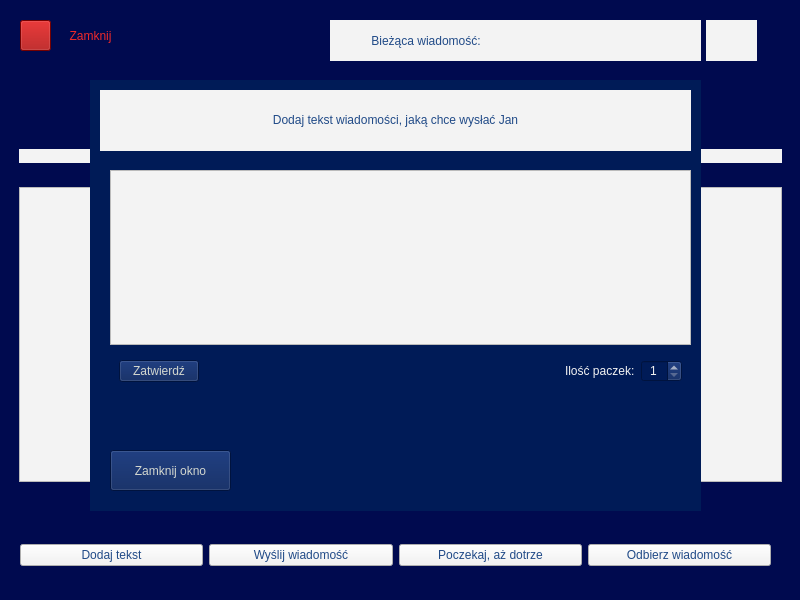
<?xml version="1.0" encoding="UTF-8"?>
<ui version="4.0">
 <class>MainWindow</class>
 <widget class="QMainWindow" name="MainWindow">
  <property name="windowModality">
   <enum>Qt::NonModal</enum>
  </property>
  <property name="geometry">
   <rect>
    <x>0</x>
    <y>0</y>
    <width>800</width>
    <height>600</height>
   </rect>
  </property>
  <property name="sizePolicy">
   <sizepolicy hsizetype="Preferred" vsizetype="Preferred">
    <horstretch>0</horstretch>
    <verstretch>0</verstretch>
   </sizepolicy>
  </property>
  <property name="focusPolicy">
   <enum>Qt::ClickFocus</enum>
  </property>
  <property name="windowTitle">
   <string>JanDoAni</string>
  </property>
  <property name="autoFillBackground">
   <bool>false</bool>
  </property>
  <property name="styleSheet">
   <string notr="true">background-color: rgb(0, 10, 79);</string>
  </property>
  <property name="dockNestingEnabled">
   <bool>true</bool>
  </property>
  <widget class="QWidget" name="centralwidget">
   <property name="styleSheet">
    <string notr="true">color: rgb(32, 74, 135);</string>
   </property>
   <widget class="QWidget" name="add_text_window" native="true">
    <property name="geometry">
     <rect>
      <x>90</x>
      <y>80</y>
      <width>611</width>
      <height>431</height>
     </rect>
    </property>
    <property name="palette">
     <palette>
      <active/>
      <inactive/>
      <disabled/>
     </palette>
    </property>
    <property name="styleSheet">
     <string notr="true">background-color: rgb(52, 101, 164);
background-color: rgb(0, 27, 87);</string>
    </property>
    <widget class="QPushButton" name="close_add_window">
     <property name="geometry">
      <rect>
       <x>20</x>
       <y>370</y>
       <width>121</width>
       <height>41</height>
      </rect>
     </property>
     <property name="styleSheet">
      <string notr="true">font: 11pt &quot;Ubuntu Mono&quot;;
color: rgb(211, 215, 207);</string>
     </property>
     <property name="text">
      <string>Zamknij okno</string>
     </property>
    </widget>
    <widget class="QLabel" name="label_add_text">
     <property name="geometry">
      <rect>
       <x>10</x>
       <y>10</y>
       <width>591</width>
       <height>61</height>
      </rect>
     </property>
     <property name="layoutDirection">
      <enum>Qt::LeftToRight</enum>
     </property>
     <property name="styleSheet">
      <string notr="true">font: 16pt &quot;Ubuntu Mono&quot;;
background-color: rgb(243, 243, 243);</string>
     </property>
     <property name="text">
      <string>Dodaj tekst wiadomości, jaką chce wysłać Jan</string>
     </property>
     <property name="textFormat">
      <enum>Qt::RichText</enum>
     </property>
     <property name="scaledContents">
      <bool>false</bool>
     </property>
     <property name="alignment">
      <set>Qt::AlignCenter</set>
     </property>
     <property name="textInteractionFlags">
      <set>Qt::NoTextInteraction</set>
     </property>
    </widget>
    <widget class="QWidget" name="layoutWidget">
     <property name="geometry">
      <rect>
       <x>20</x>
       <y>90</y>
       <width>581</width>
       <height>221</height>
      </rect>
     </property>
     <layout class="QVBoxLayout" name="whole_menu_layout">
      <item>
       <widget class="QPlainTextEdit" name="input_text">
        <property name="styleSheet">
         <string notr="true">background-color: rgb(243, 243, 243)</string>
        </property>
       </widget>
      </item>
      <item>
       <widget class="QFrame" name="message_button_menu">
        <property name="palette">
         <palette>
          <active>
           <colorrole role="WindowText">
            <brush brushstyle="SolidPattern">
             <color alpha="255">
              <red>32</red>
              <green>74</green>
              <blue>135</blue>
             </color>
            </brush>
           </colorrole>
           <colorrole role="Button">
            <brush brushstyle="SolidPattern">
             <color alpha="255">
              <red>0</red>
              <green>27</green>
              <blue>87</blue>
             </color>
            </brush>
           </colorrole>
           <colorrole role="Text">
            <brush brushstyle="SolidPattern">
             <color alpha="255">
              <red>32</red>
              <green>74</green>
              <blue>135</blue>
             </color>
            </brush>
           </colorrole>
           <colorrole role="ButtonText">
            <brush brushstyle="SolidPattern">
             <color alpha="255">
              <red>32</red>
              <green>74</green>
              <blue>135</blue>
             </color>
            </brush>
           </colorrole>
           <colorrole role="Base">
            <brush brushstyle="SolidPattern">
             <color alpha="255">
              <red>0</red>
              <green>27</green>
              <blue>87</blue>
             </color>
            </brush>
           </colorrole>
           <colorrole role="Window">
            <brush brushstyle="SolidPattern">
             <color alpha="255">
              <red>0</red>
              <green>27</green>
              <blue>87</blue>
             </color>
            </brush>
           </colorrole>
           <colorrole role="PlaceholderText">
            <brush brushstyle="SolidPattern">
             <color alpha="255">
              <red>32</red>
              <green>74</green>
              <blue>135</blue>
             </color>
            </brush>
           </colorrole>
          </active>
          <inactive>
           <colorrole role="WindowText">
            <brush brushstyle="SolidPattern">
             <color alpha="255">
              <red>32</red>
              <green>74</green>
              <blue>135</blue>
             </color>
            </brush>
           </colorrole>
           <colorrole role="Button">
            <brush brushstyle="SolidPattern">
             <color alpha="255">
              <red>0</red>
              <green>27</green>
              <blue>87</blue>
             </color>
            </brush>
           </colorrole>
           <colorrole role="Text">
            <brush brushstyle="SolidPattern">
             <color alpha="255">
              <red>32</red>
              <green>74</green>
              <blue>135</blue>
             </color>
            </brush>
           </colorrole>
           <colorrole role="ButtonText">
            <brush brushstyle="SolidPattern">
             <color alpha="255">
              <red>32</red>
              <green>74</green>
              <blue>135</blue>
             </color>
            </brush>
           </colorrole>
           <colorrole role="Base">
            <brush brushstyle="SolidPattern">
             <color alpha="255">
              <red>0</red>
              <green>27</green>
              <blue>87</blue>
             </color>
            </brush>
           </colorrole>
           <colorrole role="Window">
            <brush brushstyle="SolidPattern">
             <color alpha="255">
              <red>0</red>
              <green>27</green>
              <blue>87</blue>
             </color>
            </brush>
           </colorrole>
           <colorrole role="PlaceholderText">
            <brush brushstyle="SolidPattern">
             <color alpha="255">
              <red>32</red>
              <green>74</green>
              <blue>135</blue>
             </color>
            </brush>
           </colorrole>
          </inactive>
          <disabled>
           <colorrole role="WindowText">
            <brush brushstyle="SolidPattern">
             <color alpha="255">
              <red>32</red>
              <green>74</green>
              <blue>135</blue>
             </color>
            </brush>
           </colorrole>
           <colorrole role="Button">
            <brush brushstyle="SolidPattern">
             <color alpha="255">
              <red>0</red>
              <green>27</green>
              <blue>87</blue>
             </color>
            </brush>
           </colorrole>
           <colorrole role="Text">
            <brush brushstyle="SolidPattern">
             <color alpha="255">
              <red>32</red>
              <green>74</green>
              <blue>135</blue>
             </color>
            </brush>
           </colorrole>
           <colorrole role="ButtonText">
            <brush brushstyle="SolidPattern">
             <color alpha="255">
              <red>32</red>
              <green>74</green>
              <blue>135</blue>
             </color>
            </brush>
           </colorrole>
           <colorrole role="Base">
            <brush brushstyle="SolidPattern">
             <color alpha="255">
              <red>0</red>
              <green>27</green>
              <blue>87</blue>
             </color>
            </brush>
           </colorrole>
           <colorrole role="Window">
            <brush brushstyle="SolidPattern">
             <color alpha="255">
              <red>0</red>
              <green>27</green>
              <blue>87</blue>
             </color>
            </brush>
           </colorrole>
           <colorrole role="PlaceholderText">
            <brush brushstyle="SolidPattern">
             <color alpha="255">
              <red>32</red>
              <green>74</green>
              <blue>135</blue>
             </color>
            </brush>
           </colorrole>
          </disabled>
         </palette>
        </property>
        <layout class="QHBoxLayout" name="horizontalLayout">
         <item>
          <widget class="QPushButton" name="submit_button">
           <property name="palette">
            <palette>
             <active>
              <colorrole role="WindowText">
               <brush brushstyle="SolidPattern">
                <color alpha="255">
                 <red>211</red>
                 <green>215</green>
                 <blue>207</blue>
                </color>
               </brush>
              </colorrole>
              <colorrole role="Button">
               <brush brushstyle="SolidPattern">
                <color alpha="255">
                 <red>0</red>
                 <green>27</green>
                 <blue>87</blue>
                </color>
               </brush>
              </colorrole>
              <colorrole role="Text">
               <brush brushstyle="SolidPattern">
                <color alpha="255">
                 <red>211</red>
                 <green>215</green>
                 <blue>207</blue>
                </color>
               </brush>
              </colorrole>
              <colorrole role="ButtonText">
               <brush brushstyle="SolidPattern">
                <color alpha="255">
                 <red>211</red>
                 <green>215</green>
                 <blue>207</blue>
                </color>
               </brush>
              </colorrole>
              <colorrole role="Base">
               <brush brushstyle="SolidPattern">
                <color alpha="255">
                 <red>0</red>
                 <green>27</green>
                 <blue>87</blue>
                </color>
               </brush>
              </colorrole>
              <colorrole role="Window">
               <brush brushstyle="SolidPattern">
                <color alpha="255">
                 <red>0</red>
                 <green>27</green>
                 <blue>87</blue>
                </color>
               </brush>
              </colorrole>
              <colorrole role="PlaceholderText">
               <brush brushstyle="SolidPattern">
                <color alpha="255">
                 <red>211</red>
                 <green>215</green>
                 <blue>207</blue>
                </color>
               </brush>
              </colorrole>
             </active>
             <inactive>
              <colorrole role="WindowText">
               <brush brushstyle="SolidPattern">
                <color alpha="255">
                 <red>211</red>
                 <green>215</green>
                 <blue>207</blue>
                </color>
               </brush>
              </colorrole>
              <colorrole role="Button">
               <brush brushstyle="SolidPattern">
                <color alpha="255">
                 <red>0</red>
                 <green>27</green>
                 <blue>87</blue>
                </color>
               </brush>
              </colorrole>
              <colorrole role="Text">
               <brush brushstyle="SolidPattern">
                <color alpha="255">
                 <red>211</red>
                 <green>215</green>
                 <blue>207</blue>
                </color>
               </brush>
              </colorrole>
              <colorrole role="ButtonText">
               <brush brushstyle="SolidPattern">
                <color alpha="255">
                 <red>211</red>
                 <green>215</green>
                 <blue>207</blue>
                </color>
               </brush>
              </colorrole>
              <colorrole role="Base">
               <brush brushstyle="SolidPattern">
                <color alpha="255">
                 <red>0</red>
                 <green>27</green>
                 <blue>87</blue>
                </color>
               </brush>
              </colorrole>
              <colorrole role="Window">
               <brush brushstyle="SolidPattern">
                <color alpha="255">
                 <red>0</red>
                 <green>27</green>
                 <blue>87</blue>
                </color>
               </brush>
              </colorrole>
              <colorrole role="PlaceholderText">
               <brush brushstyle="SolidPattern">
                <color alpha="255">
                 <red>211</red>
                 <green>215</green>
                 <blue>207</blue>
                </color>
               </brush>
              </colorrole>
             </inactive>
             <disabled>
              <colorrole role="WindowText">
               <brush brushstyle="SolidPattern">
                <color alpha="255">
                 <red>211</red>
                 <green>215</green>
                 <blue>207</blue>
                </color>
               </brush>
              </colorrole>
              <colorrole role="Button">
               <brush brushstyle="SolidPattern">
                <color alpha="255">
                 <red>0</red>
                 <green>27</green>
                 <blue>87</blue>
                </color>
               </brush>
              </colorrole>
              <colorrole role="Text">
               <brush brushstyle="SolidPattern">
                <color alpha="255">
                 <red>211</red>
                 <green>215</green>
                 <blue>207</blue>
                </color>
               </brush>
              </colorrole>
              <colorrole role="ButtonText">
               <brush brushstyle="SolidPattern">
                <color alpha="255">
                 <red>211</red>
                 <green>215</green>
                 <blue>207</blue>
                </color>
               </brush>
              </colorrole>
              <colorrole role="Base">
               <brush brushstyle="SolidPattern">
                <color alpha="255">
                 <red>0</red>
                 <green>27</green>
                 <blue>87</blue>
                </color>
               </brush>
              </colorrole>
              <colorrole role="Window">
               <brush brushstyle="SolidPattern">
                <color alpha="255">
                 <red>0</red>
                 <green>27</green>
                 <blue>87</blue>
                </color>
               </brush>
              </colorrole>
              <colorrole role="PlaceholderText">
               <brush brushstyle="SolidPattern">
                <color alpha="255">
                 <red>211</red>
                 <green>215</green>
                 <blue>207</blue>
                </color>
               </brush>
              </colorrole>
             </disabled>
            </palette>
           </property>
           <property name="styleSheet">
            <string notr="true">font: 13pt &quot;Ubuntu Mono&quot;;
color: rgb(211, 215, 207);</string>
           </property>
           <property name="text">
            <string>Zatwierdź</string>
           </property>
          </widget>
         </item>
         <item>
          <spacer name="menu_spacer">
           <property name="orientation">
            <enum>Qt::Horizontal</enum>
           </property>
           <property name="sizeType">
            <enum>QSizePolicy::Expanding</enum>
           </property>
           <property name="sizeHint" stdset="0">
            <size>
             <width>60</width>
             <height>20</height>
            </size>
           </property>
          </spacer>
         </item>
         <item>
          <widget class="QLabel" name="label_packages_num">
           <property name="styleSheet">
            <string notr="true">color: rgb(243, 243, 243);</string>
           </property>
           <property name="text">
            <string>Ilość paczek:</string>
           </property>
          </widget>
         </item>
         <item>
          <widget class="QSpinBox" name="packages_counter">
           <property name="styleSheet">
            <string notr="true">font: 15pt &quot;Ubuntu Mono&quot;;
color: rgb(243, 243, 243);</string>
           </property>
           <property name="alignment">
            <set>Qt::AlignCenter</set>
           </property>
           <property name="minimum">
            <number>1</number>
           </property>
          </widget>
         </item>
        </layout>
       </widget>
      </item>
     </layout>
    </widget>
   </widget>
   <widget class="QPushButton" name="exit_button">
    <property name="geometry">
     <rect>
      <x>20</x>
      <y>20</y>
      <width>31</width>
      <height>31</height>
     </rect>
    </property>
    <property name="autoFillBackground">
     <bool>false</bool>
    </property>
    <property name="styleSheet">
     <string notr="true">background-color : rgba(164, 0, 0, 255)</string>
    </property>
    <property name="text">
     <string/>
    </property>
    <property name="shortcut">
     <string/>
    </property>
   </widget>
   <widget class="QWidget" name="layoutWidget">
    <property name="geometry">
     <rect>
      <x>10</x>
      <y>140</y>
      <width>781</width>
      <height>351</height>
     </rect>
    </property>
    <layout class="QVBoxLayout" name="three_tables">
     <item>
      <widget class="QFrame" name="message_table_labels">
       <property name="sizePolicy">
        <sizepolicy hsizetype="Preferred" vsizetype="Fixed">
         <horstretch>0</horstretch>
         <verstretch>0</verstretch>
        </sizepolicy>
       </property>
       <property name="minimumSize">
        <size>
         <width>0</width>
         <height>0</height>
        </size>
       </property>
       <property name="styleSheet">
        <string notr="true"/>
       </property>
       <layout class="QHBoxLayout" name="message_tables_labels">
        <item>
         <widget class="QLabel" name="sent_table_label">
          <property name="styleSheet">
           <string notr="true">background-color: rgb(243, 243, 243);
font: 13pt &quot;Ubuntu Mono&quot;;</string>
          </property>
          <property name="text">
           <string>Wysłano</string>
          </property>
          <property name="alignment">
           <set>Qt::AlignCenter</set>
          </property>
         </widget>
        </item>
        <item>
         <widget class="QLabel" name="shuffled_table_label">
          <property name="styleSheet">
           <string notr="true">background-color: rgb(243, 243, 243);
font: 13pt &quot;Ubuntu Mono&quot;;</string>
          </property>
          <property name="text">
           <string>W trakcie przesyłania</string>
          </property>
          <property name="alignment">
           <set>Qt::AlignCenter</set>
          </property>
         </widget>
        </item>
        <item>
         <widget class="QLabel" name="received_table_label">
          <property name="styleSheet">
           <string notr="true">background-color: rgb(243, 243, 243);
font: 13pt &quot;Ubuntu Mono&quot;;</string>
          </property>
          <property name="text">
           <string>Otrzymano</string>
          </property>
          <property name="alignment">
           <set>Qt::AlignCenter</set>
          </property>
         </widget>
        </item>
       </layout>
      </widget>
     </item>
     <item>
      <widget class="QFrame" name="message_tables">
       <layout class="QHBoxLayout" name="horizontalLayout_2">
        <item>
         <widget class="QListWidget" name="sent">
          <property name="styleSheet">
           <string notr="true">background-color: rgb(243, 243, 243);</string>
          </property>
         </widget>
        </item>
        <item>
         <widget class="QListWidget" name="shuffled">
          <property name="styleSheet">
           <string notr="true">background-color: rgb(243, 243, 243);</string>
          </property>
         </widget>
        </item>
        <item>
         <widget class="QListWidget" name="received">
          <property name="styleSheet">
           <string notr="true">background-color: rgb(243, 243, 243);</string>
          </property>
         </widget>
        </item>
       </layout>
      </widget>
     </item>
    </layout>
   </widget>
   <widget class="QWidget" name="layoutWidget">
    <property name="geometry">
     <rect>
      <x>20</x>
      <y>520</y>
      <width>751</width>
      <height>71</height>
     </rect>
    </property>
    <layout class="QHBoxLayout" name="message_buttons">
     <item>
      <widget class="QPushButton" name="add_text">
       <property name="styleSheet">
        <string notr="true">font: 13pt &quot;Ubuntu Mono&quot;;
background-color: rgb(243, 243, 243);</string>
       </property>
       <property name="text">
        <string>Dodaj tekst</string>
       </property>
      </widget>
     </item>
     <item>
      <widget class="QPushButton" name="send_message_button">
       <property name="styleSheet">
        <string notr="true">font: 13pt &quot;Ubuntu Mono&quot;;
background-color: rgb(243, 243, 243);</string>
       </property>
       <property name="text">
        <string>Wyślij wiadomość</string>
       </property>
      </widget>
     </item>
     <item>
      <widget class="QPushButton" name="shuffle_button">
       <property name="styleSheet">
        <string notr="true">font: 13pt &quot;Ubuntu Mono&quot;;
background-color: rgb(243, 243, 243);</string>
       </property>
       <property name="text">
        <string>Poczekaj, aż dotrze</string>
       </property>
      </widget>
     </item>
     <item>
      <widget class="QPushButton" name="receive_button">
       <property name="styleSheet">
        <string notr="true">font: 13pt &quot;Ubuntu Mono&quot;;
background-color: rgb(243, 243, 243);</string>
       </property>
       <property name="text">
        <string>Odbierz wiadomość</string>
       </property>
      </widget>
     </item>
    </layout>
   </widget>
   <widget class="QLabel" name="main_close_label">
    <property name="geometry">
     <rect>
      <x>60</x>
      <y>20</y>
      <width>61</width>
      <height>31</height>
     </rect>
    </property>
    <property name="styleSheet">
     <string notr="true">border-color: rgb(243, 243, 243);
color: rgb(239, 41, 41);
font: 11pt &quot;Ubuntu Mono&quot;;</string>
    </property>
    <property name="text">
     <string>Zamknij</string>
    </property>
    <property name="alignment">
     <set>Qt::AlignCenter</set>
    </property>
   </widget>
   <widget class="QFrame" name="current_message">
    <property name="geometry">
     <rect>
      <x>330</x>
      <y>20</y>
      <width>371</width>
      <height>41</height>
     </rect>
    </property>
    <property name="styleSheet">
     <string notr="true">background-color: rgb(243, 243, 243)</string>
    </property>
    <layout class="QHBoxLayout" name="current_message_layout">
     <item>
      <widget class="QLabel" name="label_current_message">
       <property name="styleSheet">
        <string notr="true">background-color: rgb(243, 243, 243);
font: 13pt &quot;Ubuntu Mono&quot;;</string>
       </property>
       <property name="text">
        <string>Bieżąca wiadomość:</string>
       </property>
       <property name="alignment">
        <set>Qt::AlignCenter</set>
       </property>
      </widget>
     </item>
     <item>
      <widget class="QLabel" name="current_msg">
       <property name="styleSheet">
        <string notr="true">background-color: rgb(243, 243, 243);
font: 14pt &quot;Ubuntu Mono&quot;;</string>
       </property>
       <property name="text">
        <string/>
       </property>
      </widget>
     </item>
    </layout>
   </widget>
   <widget class="QLabel" name="package_counter_display">
    <property name="geometry">
     <rect>
      <x>706</x>
      <y>20</y>
      <width>51</width>
      <height>41</height>
     </rect>
    </property>
    <property name="styleSheet">
     <string notr="true">background-color: rgb(243, 243, 243)</string>
    </property>
    <property name="text">
     <string/>
    </property>
    <property name="alignment">
     <set>Qt::AlignCenter</set>
    </property>
   </widget>
   <zorder>layoutWidget</zorder>
   <zorder>layoutWidget</zorder>
   <zorder>current_message_layout_2</zorder>
   <zorder>exit_button</zorder>
   <zorder>add_text_window</zorder>
   <zorder>main_close_label</zorder>
  </widget>
 </widget>
 <resources/>
 <connections>
  <connection>
   <sender>add_text</sender>
   <signal>clicked()</signal>
   <receiver>add_text_window</receiver>
   <slot>show()</slot>
   <hints>
    <hint type="sourcelabel">
     <x>143</x>
     <y>554</y>
    </hint>
    <hint type="destinationlabel">
     <x>279</x>
     <y>403</y>
    </hint>
   </hints>
  </connection>
  <connection>
   <sender>close_add_window</sender>
   <signal>clicked()</signal>
   <receiver>add_text_window</receiver>
   <slot>hide()</slot>
   <hints>
    <hint type="sourcelabel">
     <x>188</x>
     <y>457</y>
    </hint>
    <hint type="destinationlabel">
     <x>527</x>
     <y>325</y>
    </hint>
   </hints>
  </connection>
  <connection>
   <sender>exit_button</sender>
   <signal>clicked()</signal>
   <receiver>MainWindow</receiver>
   <slot>close()</slot>
   <hints>
    <hint type="sourcelabel">
     <x>38</x>
     <y>39</y>
    </hint>
    <hint type="destinationlabel">
     <x>96</x>
     <y>26</y>
    </hint>
   </hints>
  </connection>
 </connections>
</ui>
